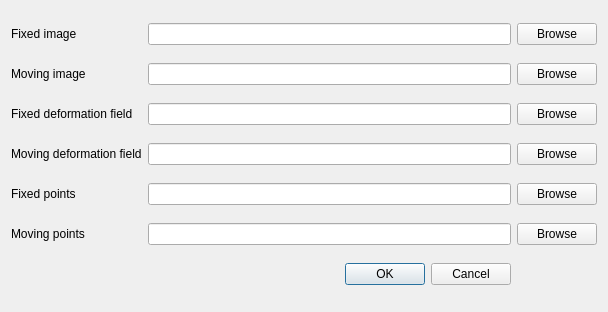
<?xml version="1.0" encoding="UTF-8"?>
<ui version="4.0">
 <class>Dialog</class>
 <widget class="QDialog" name="Dialog">
  <property name="geometry">
   <rect>
    <x>0</x>
    <y>0</y>
    <width>608</width>
    <height>312</height>
   </rect>
  </property>
  <property name="windowTitle">
   <string>Dialog</string>
  </property>
  <layout class="QGridLayout" name="gridLayout">
   <item row="3" column="1">
    <widget class="QLineEdit" name="line_edit_mdf"/>
   </item>
   <item row="3" column="2">
    <widget class="QPushButton" name="pb_mdf">
     <property name="text">
      <string>Browse</string>
     </property>
    </widget>
   </item>
   <item row="4" column="0">
    <widget class="QLabel" name="label_5">
     <property name="text">
      <string>Fixed points</string>
     </property>
    </widget>
   </item>
   <item row="3" column="0">
    <widget class="QLabel" name="label_4">
     <property name="text">
      <string>Moving deformation field</string>
     </property>
    </widget>
   </item>
   <item row="1" column="2">
    <widget class="QPushButton" name="pb_mimg">
     <property name="text">
      <string>Browse</string>
     </property>
    </widget>
   </item>
   <item row="0" column="2">
    <widget class="QPushButton" name="pb_fimg">
     <property name="text">
      <string>Browse</string>
     </property>
    </widget>
   </item>
   <item row="0" column="1">
    <widget class="QLineEdit" name="line_edit_fimg">
     <property name="sizePolicy">
      <sizepolicy hsizetype="Preferred" vsizetype="Fixed">
       <horstretch>0</horstretch>
       <verstretch>0</verstretch>
      </sizepolicy>
     </property>
    </widget>
   </item>
   <item row="1" column="1">
    <widget class="QLineEdit" name="line_edit_mimg"/>
   </item>
   <item row="2" column="0">
    <widget class="QLabel" name="label_3">
     <property name="text">
      <string>Fixed deformation field</string>
     </property>
    </widget>
   </item>
   <item row="1" column="0">
    <widget class="QLabel" name="label_2">
     <property name="text">
      <string>Moving image</string>
     </property>
    </widget>
   </item>
   <item row="2" column="2">
    <widget class="QPushButton" name="pb_fdf">
     <property name="text">
      <string>Browse</string>
     </property>
    </widget>
   </item>
   <item row="0" column="0">
    <widget class="QLabel" name="label">
     <property name="text">
      <string>Fixed image</string>
     </property>
    </widget>
   </item>
   <item row="2" column="1">
    <widget class="QLineEdit" name="line_edit_fdf"/>
   </item>
   <item row="5" column="2">
    <widget class="QPushButton" name="pb_mp">
     <property name="text">
      <string>Browse</string>
     </property>
    </widget>
   </item>
   <item row="5" column="0">
    <widget class="QLabel" name="label_6">
     <property name="text">
      <string>Moving points</string>
     </property>
    </widget>
   </item>
   <item row="4" column="1">
    <widget class="QLineEdit" name="line_edit_fp"/>
   </item>
   <item row="4" column="2">
    <widget class="QPushButton" name="pb_fp">
     <property name="text">
      <string>Browse</string>
     </property>
    </widget>
   </item>
   <item row="5" column="1">
    <widget class="QLineEdit" name="line_edit_mp"/>
   </item>
   <item row="6" column="1">
    <widget class="QDialogButtonBox" name="buttonBox">
     <property name="orientation">
      <enum>Qt::Horizontal</enum>
     </property>
     <property name="standardButtons">
      <set>QDialogButtonBox::Cancel|QDialogButtonBox::Ok</set>
     </property>
    </widget>
   </item>
  </layout>
 </widget>
 <resources/>
 <connections>
  <connection>
   <sender>buttonBox</sender>
   <signal>accepted()</signal>
   <receiver>Dialog</receiver>
   <slot>accept()</slot>
   <hints>
    <hint type="sourcelabel">
     <x>248</x>
     <y>254</y>
    </hint>
    <hint type="destinationlabel">
     <x>157</x>
     <y>274</y>
    </hint>
   </hints>
  </connection>
  <connection>
   <sender>buttonBox</sender>
   <signal>rejected()</signal>
   <receiver>Dialog</receiver>
   <slot>reject()</slot>
   <hints>
    <hint type="sourcelabel">
     <x>316</x>
     <y>260</y>
    </hint>
    <hint type="destinationlabel">
     <x>286</x>
     <y>274</y>
    </hint>
   </hints>
  </connection>
 </connections>
</ui>
